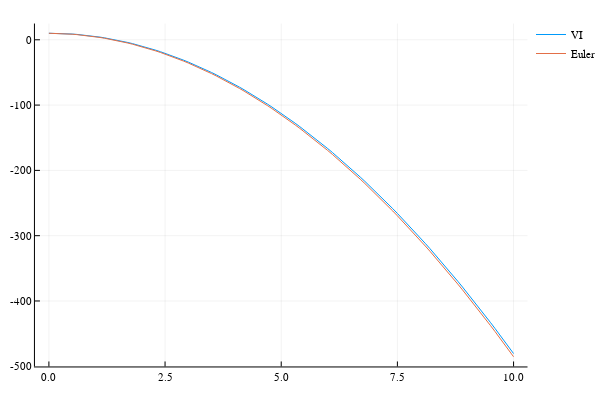

Here is the notebook cell this chart was saved with:
### Markdown cell above
## Example visualization
Variational integration of discrete mechanics vs. Euler integration.
For the variational integrator, we need to provide two positions $q_{k-1}, q_k$.
In our freefalling object scenario, the distance travelled at the first time step $\Delta t$ is $\frac{1}{2}g \Delta t^2$.

### Code cell
gravity = 9.81
Δt = 0.1  # time step
times = 0:Δt:10

start_pos = 10.
pos_vi = [start_pos, start_pos - 0.5 * gravity * Δt^2]
pos_euler = [start_pos]  # store position and velocity
vel_euler = 0.
for (k, t) ∈ enumerate(times[1:end-1])
    vel_euler += -gravity * Δt
    push!(pos_euler, pos_euler[k] + vel_euler * Δt)
    k < 2 && continue
    push!(pos_vi, integrator(gravity, Δt, pos_vi[k], pos_vi[k-1])[1])
end

plot(times, pos_vi, label="VI")
plot!(times, [p[1] for p in pos_euler], label="Euler")

### Figure 1 — Plotly figure (JSON) as saved in the notebook; plotly's stock layout.template omitted (floating-point values rounded to 4 significant figures)
{"data": [{"colorbar": {"title": ""}, "hoverinfo": "text", "legendgroup": "VI", "line": {"color": "rgba(0, 154, 250, 1.000)", "dash": "solid", "shape": "linear", "width": 1}, "mode": "lines", "name": "VI", "showlegend": true, "text": [null, null, null, null, null, null, null, null, null, null, null, null, null, null, null, null, null, null, null, null, null, null, null, null, null, null, null, null, null, null, null, null, null, null, null, null, null, null, null, null, null, null, null, null, null, null, null, null, null, null, null, null, null, null, null, null, null, null, null, null, null, null, null, null, null, null, null, null, null, null, null, null, null, null, null, null, null, null, null, null, null, null, null, null, null, null, null, null, null, null, null, null, null, null, null, null, null, null, null, null, null], "type": "scatter", "x": [0, 0.1, 0.2, 0.3, 0.4, 0.5, 0.6, 0.7, 0.8, 0.9, 1, 1.1, 1.2, 1.3, 1.4, 1.5, 1.6, 1.7, 1.8, 1.9, 2, 2.1, 2.2, 2.3, 2.4, 2.5, 2.6, 2.7, 2.8, 2.9, 3, 3.1, 3.2, 3.3, 3.4, 3.5, 3.6, 3.7, 3.8, 3.9, 4, 4.1, 4.2, 4.3, 4.4, 4.5, 4.6, 4.7, 4.8, 4.9, 5, 5.1, 5.2, 5.3, 5.4, 5.5, 5.6, 5.7, 5.8, 5.9, 6, 6.1, 6.2, 6.3, 6.4, 6.5, 6.6, 6.7, 6.8, 6.9, 7, 7.1, 7.2, 7.3, 7.4, 7.5, 7.6, 7.7, 7.8, 7.9, 8, 8.1, 8.2, 8.3, 8.4, 8.5, 8.6, 8.7, 8.8, 8.9, 9, 9.1, 9.2, 9.3, 9.4, 9.5, 9.6, 9.7, 9.8, 9.9, 10], "xaxis": "x1", "y": [10, 9.951, 9.804, 9.559, 9.215, 8.774, 8.234, 7.597, 6.861, 6.027, 5.095, 4.065, 2.937, 1.711, 0.3862, -1.036, -2.557, -4.175, -5.892, -7.707, -9.62, -11.63, -13.74, -15.95, -18.25, -20.66, -23.16, -25.76, -28.46, -31.25, -34.14, -37.14, -40.23, -43.42, -46.7, -50.09, -53.57, -57.15, -60.83, -64.61, -68.48, -72.45, -76.52, -80.69, -84.96, -89.33, -93.79, -98.35, -103.0, -107.8, -112.6, -117.6, -122.6, -127.8, -133.0, -138.4, -143.8, -149.4, -155.0, -160.7, -166.6, -172.5, -178.5, -184.7, -190.9, -197.2, -203.7, -210.2, -216.8, -223.5, -230.3, -237.3, -244.3, -251.4, -258.6, -265.9, -273.3, -280.8, -288.4, -296.1, -303.9, -311.8, -319.8, -327.9, -336.1, -344.4, -352.8, -361.3, -369.8, -378.5, -387.3, -396.2, -405.2, -414.2, -423.4, -432.7, -442.0, -451.5, -461.1, -470.7, -480.5], "yaxis": "y1", "zmax": 0.1, "zmin": -0.1}, {"colorbar": {"title": ""}, "hoverinfo": "text", "legendgroup": "Euler", "line": {"color": "rgba(227, 111, 71, 1.000)", "dash": "solid", "shape": "linear", "width": 1}, "mode": "lines", "name": "Euler", "showlegend": true, "text": [null, null, null, null, null, null, null, null, null, null, null, null, null, null, null, null, null, null, null, null, null, null, null, null, null, null, null, null, null, null, null, null, null, null, null, null, null, null, null, null, null, null, null, null, null, null, null, null, null, null, null, null, null, null, null, null, null, null, null, null, null, null, null, null, null, null, null, null, null, null, null, null, null, null, null, null, null, null, null, null, null, null, null, null, null, null, null, null, null, null, null, null, null, null, null, null, null, null, null, null, null], "type": "scatter", "x": [0, 0.1, 0.2, 0.3, 0.4, 0.5, 0.6, 0.7, 0.8, 0.9, 1, 1.1, 1.2, 1.3, 1.4, 1.5, 1.6, 1.7, 1.8, 1.9, 2, 2.1, 2.2, 2.3, 2.4, 2.5, 2.6, 2.7, 2.8, 2.9, 3, 3.1, 3.2, 3.3, 3.4, 3.5, 3.6, 3.7, 3.8, 3.9, 4, 4.1, 4.2, 4.3, 4.4, 4.5, 4.6, 4.7, 4.8, 4.9, 5, 5.1, 5.2, 5.3, 5.4, 5.5, 5.6, 5.7, 5.8, 5.9, 6, 6.1, 6.2, 6.3, 6.4, 6.5, 6.6, 6.7, 6.8, 6.9, 7, 7.1, 7.2, 7.3, 7.4, 7.5, 7.6, 7.7, 7.8, 7.9, 8, 8.1, 8.2, 8.3, 8.4, 8.5, 8.6, 8.7, 8.8, 8.9, 9, 9.1, 9.2, 9.3, 9.4, 9.5, 9.6, 9.7, 9.8, 9.9, 10], "xaxis": "x1", "y": [10, 9.902, 9.706, 9.411, 9.019, 8.528, 7.94, 7.253, 6.468, 5.585, 4.604, 3.525, 2.348, 1.073, -0.3005, -1.772, -3.342, -5.009, -6.775, -8.639, -10.6, -12.66, -14.82, -17.08, -19.43, -21.88, -24.43, -27.08, -29.83, -32.67, -35.62, -38.66, -41.8, -45.03, -48.37, -51.8, -55.33, -58.96, -62.69, -66.52, -70.44, -74.46, -78.58, -82.8, -87.12, -91.53, -96.05, -100.7, -105.4, -110.2, -115.1, -120.1, -125.2, -130.4, -135.7, -141.1, -146.6, -152.2, -157.8, -163.6, -169.5, -175.5, -181.6, -187.8, -194.0, -200.4, -206.9, -213.5, -220.1, -226.9, -233.8, -240.7, -247.8, -255.0, -262.2, -269.6, -277.0, -284.6, -292.2, -300.0, -307.8, -315.8, -323.8, -332.0, -340.2, -348.6, -357.0, -365.5, -374.2, -382.9, -391.7, -400.6, -409.7, -418.8, -428.0, -437.3, -446.8, -456.3, -465.9, -475.6, -485.4], "yaxis": "y1", "zmax": 0.1, "zmin": -0.1}], "layout": {"annotations": [], "height": 400, "legend": {"bgcolor": "rgba(255, 255, 255, 1.000)", "bordercolor": "rgba(0, 0, 0, 1.000)", "font": {"color": "rgba(0, 0, 0, 1.000)", "family": "sans-serif", "size": 11}, "tracegroupgap": 0, "x": 1, "y": 1}, "margin": {"b": 20, "l": 0, "r": 0, "t": 20}, "paper_bgcolor": "rgba(255, 255, 255, 1.000)", "plot_bgcolor": "rgba(255, 255, 255, 1.000)", "showlegend": true, "width": 600, "xaxis": {"anchor": "y1", "domain": [0.06582, 0.9934], "gridcolor": "rgba(0, 0, 0, 0.100)", "gridwidth": 0.5, "linecolor": "rgba(0, 0, 0, 1.000)", "mirror": false, "range": [-0.3, 10.3], "showgrid": true, "showline": true, "showticklabels": true, "tickangle": 0, "tickcolor": "rgb(0, 0, 0)", "tickfont": {"color": "rgba(0, 0, 0, 1.000)", "family": "sans-serif", "size": 11}, "tickmode": "array", "ticks": "inside", "ticktext": ["0.0", "2.5", "5.0", "7.5", "10.0"], "tickvals": [0, 2.5, 5, 7.5, 10], "title": "", "titlefont": {"color": "rgba(0, 0, 0, 1.000)", "family": "sans-serif", "size": 15}, "type": "-", "visible": true, "zeroline": false, "zerolinecolor": "rgba(0, 0, 0, 1.000)"}, "yaxis": {"anchor": "x1", "domain": [0.03762, 0.9902], "gridcolor": "rgba(0, 0, 0, 0.100)", "gridwidth": 0.5, "linecolor": "rgba(0, 0, 0, 1.000)", "mirror": false, "range": [-500.3, 24.86], "showgrid": true, "showline": true, "showticklabels": true, "tickangle": 0, "tickcolor": "rgb(0, 0, 0)", "tickfont": {"color": "rgba(0, 0, 0, 1.000)", "family": "sans-serif", "size": 11}, "tickmode": "array", "ticks": "inside", "ticktext": ["-500", "-400", "-300", "-200", "-100", "0"], "tickvals": [-500, -400, -300, -200, -100, 0], "title": "", "titlefont": {"color": "rgba(0, 0, 0, 1.000)", "family": "sans-serif", "size": 15}, "type": "-", "visible": true, "zeroline": false, "zerolinecolor": "rgba(0, 0, 0, 1.000)"}}}
